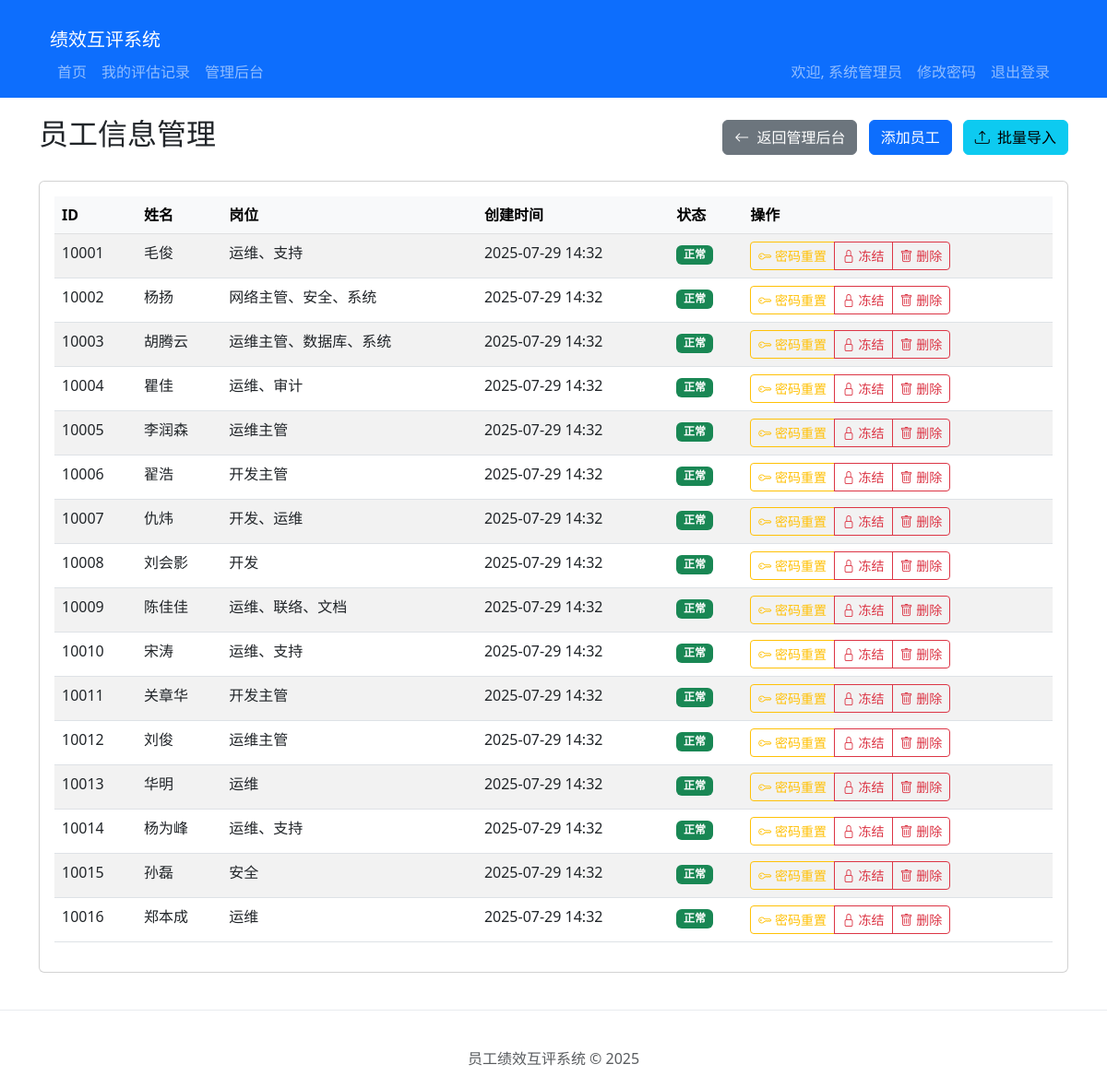
Before: /admin/employees (signed in) with the older database file.
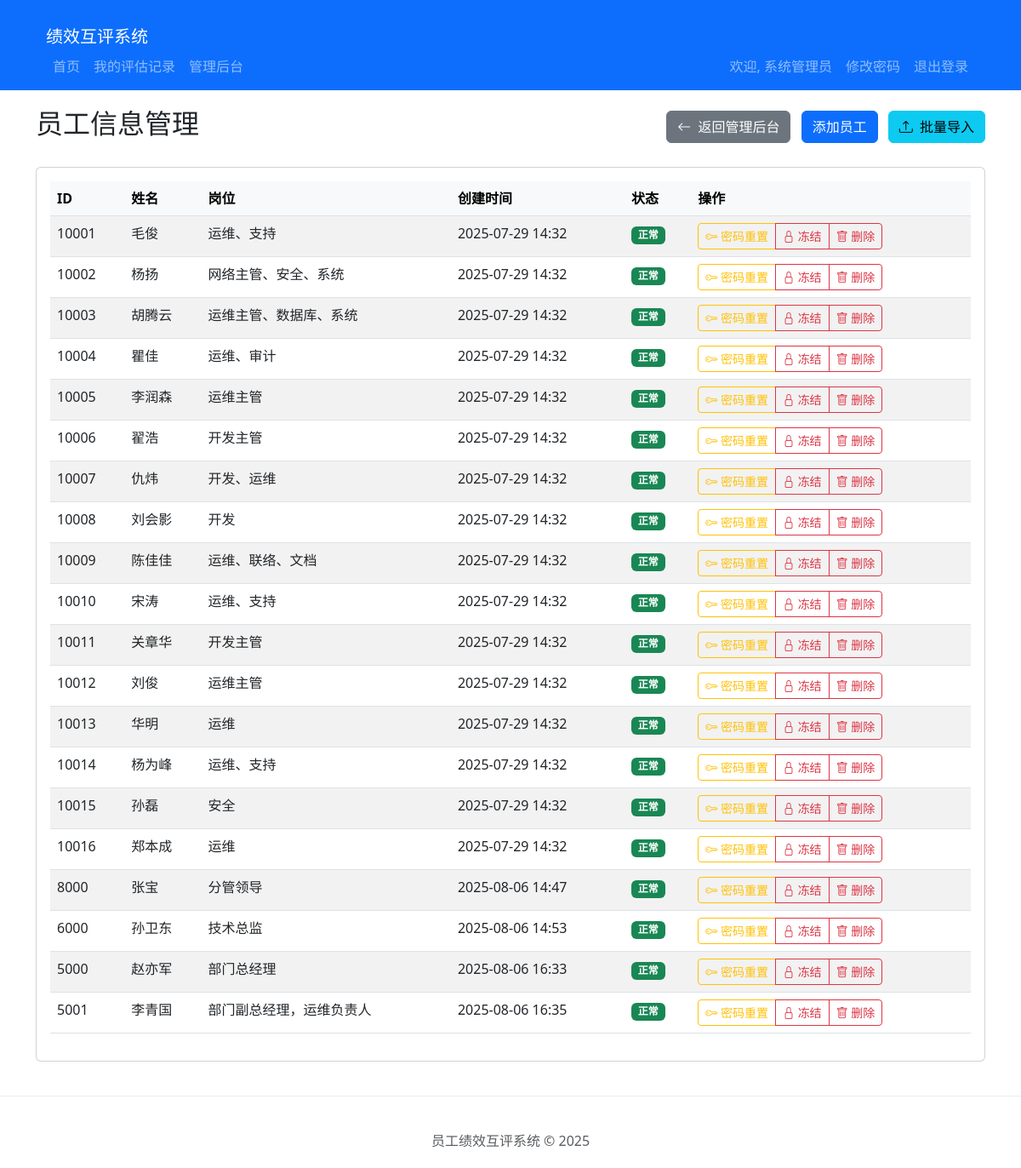
After: the same page with the newer database file.
### models.py (models this page shows, shortened)
class Employee(UserMixin, db.Model):
    id = db.Column(db.Integer, primary_key=True)
    employee_id = db.Column(db.String(20), unique=True, nullable=False)
    name = db.Column(db.String(100), nullable=False)
    position = db.Column(db.String(100), nullable=False)
    password_hash = db.Column(db.String(256), nullable=False)
    is_admin = db.Column(db.Boolean, default=False)
    is_frozen = db.Column(db.Boolean, default=False)
    created_at = db.Column(db.DateTime, default=datetime.utcnow)
    updated_at = db.Column(db.DateTime, default=datetime.utcnow, onupdate=datetime.utcnow)

### app.py (the view)
@app.route('/admin/employees')
@login_required
@readonly_admin_required
def admin_employee_list():
    from models import Employee
    from forms import EmployeeForm
    employees = Employee.query.filter(Employee.employee_id != '10000').all()
    from forms import EmployeeForm
    return render_template('admin/employee_list.html', employees=employees, form=EmployeeForm())

### app.py (called while the page is built)
def readonly_admin_required(f):
    @wraps(f)
    def decorated_function(*args, **kwargs):
        if not current_user.is_authenticated:
            return redirect(url_for('login', next=request.url))
        if not (current_user.is_admin or current_user.employee_id >= '2'):
            abort(403)
        if current_user.employee_id >= '2' and request.method != 'GET':
            flash('您只能以只读模式访问管理后台', 'danger')
            return redirect(url_for('admin_dashboard'))
        return f(*args, **kwargs)
    return decorated_function

@app.template_filter('shanghai_time')
def shanghai_time_filter(dt, format='%Y-%m-%d %H:%M:%S'):
    if dt is None:
        return ""
    utc_dt = pytz.utc.localize(dt)
    shanghai_tz = pytz.timezone('Asia/Shanghai')
    return utc_dt.astimezone(shanghai_tz).strftime(format)

@login_manager.user_loader
def load_user(user_id):
    return Employee.query.get(int(user_id))

### templates/admin/employee_list.html (shortened to what this page needs)
{% extends 'base.html' %}
{% block content %}
<div class="row">
    <div class="col-md-12">
        <div class="d-flex justify-content-between align-items-center mb-4">
    <h2>员工信息管理</h2>
    <div>
        <a href="{{ url_for('admin_dashboard') }}" class="btn btn-secondary me-2">
            <i class="bi bi-arrow-left me-1"></i> 返回管理后台
        </a>
        <a href="{{ url_for('admin_employee_add') }}" class="btn btn-primary me-2">添加员工</a>
<button type="button" class="btn btn-info" data-bs-toggle="modal" data-bs-target="#importModal">
    <i class="bi bi-upload me-1"></i> 批量导入
</button>
    </div>
</div>
        <div class="card">
            <div class="card-body">
                {% if employees %}
                <div class="table-responsive">
                    <table class="table table-striped table-hover">
                        <thead class="table-light">
                            <tr>
                                <th>ID</th>
                                <th>姓名</th>
                                <th>岗位</th>
                                <th>创建时间</th>
                                <th>状态</th>
                                <th>操作</th>
                            </tr>
                        </thead>
                        <tbody>
                            {% for employee in employees %}
                            <tr>
                                <td>{{ employee.employee_id }}</td>
                                <td>{{ employee.name }}</td>
                                <td>{{ employee.position }}</td>
                                <td>{{ employee.created_at|shanghai_time('%Y-%m-%d %H:%M') }}</td>
                                <td>
                                    {% if employee.is_frozen %}
                                        <span class="badge bg-danger">已冻结</span>
                                    {% else %}
                                        <span class="badge bg-success">正常</span>
                                    {% endif %}
                                </td>
                                <td>
                                    <div class="btn-group" role="group">
                                        <a href="{{ url_for('admin_employee_reset_password', employee_id=employee.employee_id) }}" class="btn btn-sm btn-outline-warning">
                                            <i class="bi bi-key"></i> 密码重置
                                        </a>
                                        <a href="{{ url_for('admin_employee_toggle_frozen', employee_id=employee.employee_id) }}" class="btn btn-sm {% if employee.is_frozen %}btn-outline-success{% else %}btn-outline-danger{% endif %}">
                                            {% if employee.is_frozen %}
                                                <i class="bi bi-unlock"></i> 解冻
                                            {% else %}
                                                <i class="bi bi-lock"></i> 冻结
                                            {% endif %}
                                        </a>
                                        <button type="button" class="btn btn-sm btn-outline-danger" data-bs-toggle="modal" data-bs-target="#deleteModal{{ employee.id }}">
                                            <i class="bi bi-trash"></i> 删除
                                        </button>
                                    </div>
                                </td>
                            </tr>
                            {% endfor %}
                        </tbody>
                    </table>
                </div>
                {% else %}
                <div class="alert alert-info">
                    <i class="bi bi-info-circle me-2"></i>暂无员工信息，请点击上方"添加员工"按钮添加。
                </div>
                {% endif %}
            </div>
        </div>
    </div>
</div>
{% endblock %}
{% block extra_css %}
<link rel="stylesheet" href="https://cdn.jsdelivr.net/npm/bootstrap-icons@1.10.5/font/bootstrap-icons.css">
{% endblock %}

### templates/base.html (shortened to what this page needs)
<!DOCTYPE html>
<html lang="zh-CN">
<head>
    <link href="{{ url_for('static', filename='css/bootstrap.min.css') }}" rel="stylesheet">
    {% block extra_css %}{% endblock %}
</head>
<body>
    <nav class="navbar navbar-expand-lg navbar-dark bg-primary">
    <div class="container">
    <div class="container-fluid">
        <a class="navbar-brand" href="{{ url_for('index') }}">绩效互评系统</a>
        <div class="collapse navbar-collapse" id="navbarNav">
        {% if current_user.is_authenticated %}
        <ul class="navbar-nav me-auto">
            <li class="nav-item">
                <a class="nav-link" href="{{ url_for('index') }}">首页</a>
            </li>
            <li class="nav-item">
                <a class="nav-link" href="{{ url_for('my_evaluations') }}">我的评估记录</a>
            </li>
            {% if current_user.employee_id == '10000' %}
            <li class="nav-item">
                <a class="nav-link" href="{{ url_for('admin_dashboard') }}">管理后台</a>
            </li>
            {% endif %}
        </ul>
        <ul class="navbar-nav">
            <li class="nav-item">
                <span class="nav-link">欢迎, {{ current_user.name }}</span>
            </li>
            <li class="nav-item">
                  <a href="{{ url_for('change_password') }}" class="nav-link">修改密码</a>
              </li>
              <li class="nav-item">
                  <a href="{{ url_for('logout') }}" class="nav-link">退出登录</a>
              </li>
        </ul>
        {% else %}
        <ul class="navbar-nav ms-auto">
            <li class="nav-item">
                <a class="nav-link" href="{{ url_for('login') }}">登录</a>
            </li>
        </ul>
        {% endif %}
        </div>
    </nav>
    <div class="container">
        {% block content %}{% endblock %}
    </div>
    <footer class="footer">
        <div class="container">
            <span class="text-muted">员工绩效互评系统 &copy; 2025</span>
        </div>
    </footer>
</body>
</html>

### templates/base.html (style rules this page uses)
.container { margin-top: 20px; }
.footer { margin-top: 40px; padding: 20px; text-align: center; border-top: 1px solid #e9ecef; }

Changed rows visible on the page:
added Employee: employee_id "8000", name "张宝", position "分管领导", created_at|shanghai_time "2025-08-06 14:47", is_frozen "正常"
added Employee: employee_id "6000", name "孙卫东", position "技术总监", created_at|shanghai_time "2025-08-06 14:53", is_frozen "正常"
added Employee: employee_id "5000", name "赵亦军", position "部门总经理", created_at|shanghai_time "2025-08-06 16:33", is_frozen "正常"
added Employee: employee_id "5001", name "李青国", position "部门副总经理，运维负责人", created_at|shanghai_time "2025-08-06 16:35", is_frozen "正常"
